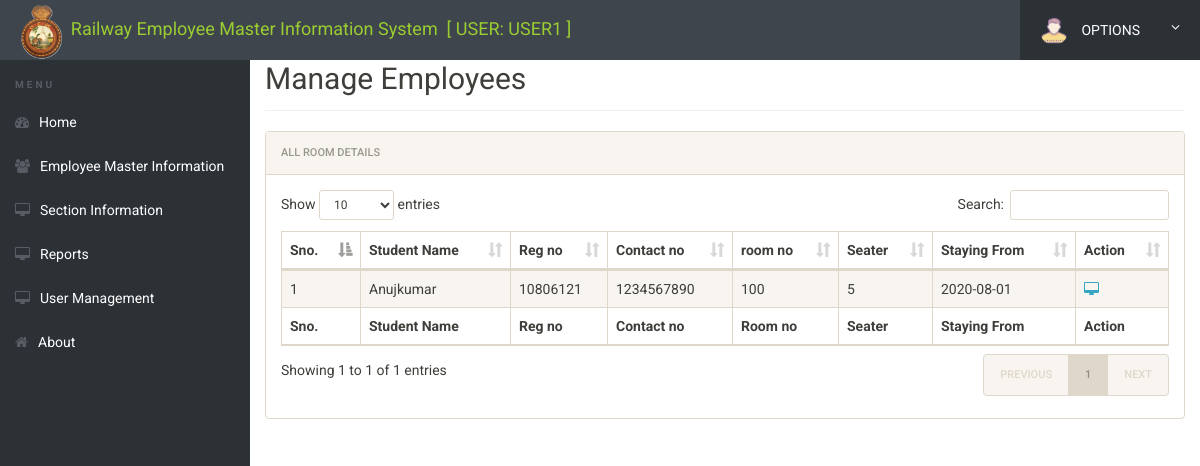
The app's page /view-employee.php (signed in) with its own data.
### tables this page shows
CREATE TABLE `registration` (
  `id` int(11) NOT NULL AUTO_INCREMENT,
  `roomno` int(11) DEFAULT NULL,
  `seater` int(11) DEFAULT NULL,
  `feespm` int(11) DEFAULT NULL,
  `foodstatus` int(11) DEFAULT NULL,
  `stayfrom` date DEFAULT NULL,
  `duration` int(11) DEFAULT NULL,
  `course` varchar(500) DEFAULT NULL,
  `regno` int(11) DEFAULT NULL,
  `firstName` varchar(500) DEFAULT NULL,
  `middleName` varchar(500) DEFAULT NULL,
  `lastName` varchar(500) DEFAULT NULL,
  `gender` varchar(250) DEFAULT NULL,
  `contactno` bigint(11) DEFAULT NULL,
  `emailid` varchar(500) DEFAULT NULL,
  `egycontactno` bigint(11) DEFAULT NULL,
  `guardianName` varchar(500) DEFAULT NULL,
  `guardianRelation` varchar(500) DEFAULT NULL,
  `guardianContactno` bigint(11) DEFAULT NULL,
  `corresAddress` varchar(500) DEFAULT NULL,
  `corresCIty` varchar(500) DEFAULT NULL,
  `corresState` varchar(500) DEFAULT NULL,
  `corresPincode` int(11) DEFAULT NULL,
  `pmntAddress` varchar(500) DEFAULT NULL,
  `pmntCity` varchar(500) DEFAULT NULL,
  `pmnatetState` varchar(500) DEFAULT NULL,
  `pmntPincode` int(11) DEFAULT NULL,
  `postingDate` timestamp NULL DEFAULT CURRENT_TIMESTAMP,
  `updationDate` varchar(500) DEFAULT NULL,
  PRIMARY KEY (`id`)
);

### view-employee.php (the view, shortened to what this page needs)
<?php
include('includes/config.php');
?>
<!doctype html>
<html lang="en" class="no-js">
    <head>
        <link rel="stylesheet" href="css/font-awesome.min.css">
        <link rel="stylesheet" href="css/bootstrap.min.css">
        <link rel="stylesheet" href="css/dataTables.bootstrap.min.css">
        <link rel="stylesheet" href="css/bootstrap-social.css">
        <link rel="stylesheet" href="css/bootstrap-select.css">
        <link rel="stylesheet" href="css/fileinput.min.css">
        <link rel="stylesheet" href="css/awesome-bootstrap-checkbox.css">
        <link rel="stylesheet" href="css/style.css">
    </head>
    <body>
        <?php include('includes/header.php'); ?>
        <div class="ts-main-content">
            <?php include('includes/sidebar.php'); ?>
            <div class="content-wrapper">
                <div class="container-fluid">
                    <div class="row">
                        <div class="col-md-12">
                            <h2 class="page-title" style="margin-top:4%">Manage Employees</h2>
                            <div class="panel panel-default">
                                <div class="panel-heading">All Room Details</div>
                                <div class="panel-body">
                                    <table id="zctb" class="display table table-striped table-bordered table-hover" cellspacing="0" width="100%">
                                        <thead>
                                            <tr>
                                                <th>Sno.</th>
                                                <th>Student Name</th>
                                                <th>Reg no</th>
                                                <th>Contact no </th>
                                                <th>room no  </th>
                                                <th>Seater </th>
                                                <th>Staying From </th>
                                                <th>Action</th>
                                            </tr>
                                        </thead>
                                        <tfoot>
                                            <tr>
                                                <th>Sno.</th>
                                                <th>Student Name</th>
                                                <th>Reg no</th>
                                                <th>Contact no </th>
                                                <th>Room no  </th>
                                                <th>Seater </th>
                                                <th>Staying From </th>
                                                <th>Action</th>
                                            </tr>
                                        </tfoot>
                                        <tbody>
                                            <?php
                                            $ret = "select * from registration";
                                            $stmt = $DbConnect->prepare($ret);
                                            $stmt->execute();
                                            $res = $stmt->get_result();
                                            $cnt = 1;
                                            while ($row = $res->fetch_object()) {
                                                ?>
                                                <tr><td><?php
                                                        echo $cnt;
                                                        ?></td>
                                                    <td><?php echo $row->firstName; ?><?php echo $row->middleName; ?><?php echo $row->lastName; ?></td>
                                                    <td><?php echo $row->regno; ?></td>
                                                    <td><?php echo $row->contactno; ?></td>
                                                    <td><?php echo $row->roomno; ?></td>
                                                    <td><?php echo $row->seater; ?></td>
                                                    <td><?php echo $row->stayfrom; ?></td>
                                                    <td>
                                                        <a href="employee-details.php?regno=<?php echo $row->regno; ?>" title="View Full Details"><i class="fa fa-desktop"></i></a>
                                                    </td>
                                                </tr>
                                                <?php
                                                $cnt = $cnt + 1;
                                            }
                                            ?>
                                        </tbody>
                                    </table>
                                </div>
                            </div>
                        </div>
                    </div>
                </div>
            </div>
        </div>
    </body>
</html>

### css/style.css (style rules this page uses)
html { font-size: 14px; }
@media only screen and (min-width: 480px) { html { font-size: 17px; } }
@media only screen and (min-width: 768px) { html { font-size: 14px; } }
body { font-size: 1em; }
a { color: #37a6c4; }
.panel { overflow: hidden; }
.page-title { padding-bottom: 15px; margin-bottom: 20px; border-bottom: 1px solid #f0f0f0; }
.ts-main-content .content-wrapper { padding-top: 15px; margin-top: 10px; }
@media only screen and (min-width: 992px) { .ts-main-content .content-wrapper { margin-left: 250px; } }

### records on screen
registration: firstName "Anuj", lastName "kumar", regno "10806121", contactno "1234567890", roomno "100", seater "5", stayfrom "2020-08-01"

### other values on screen
$un "USER1"
